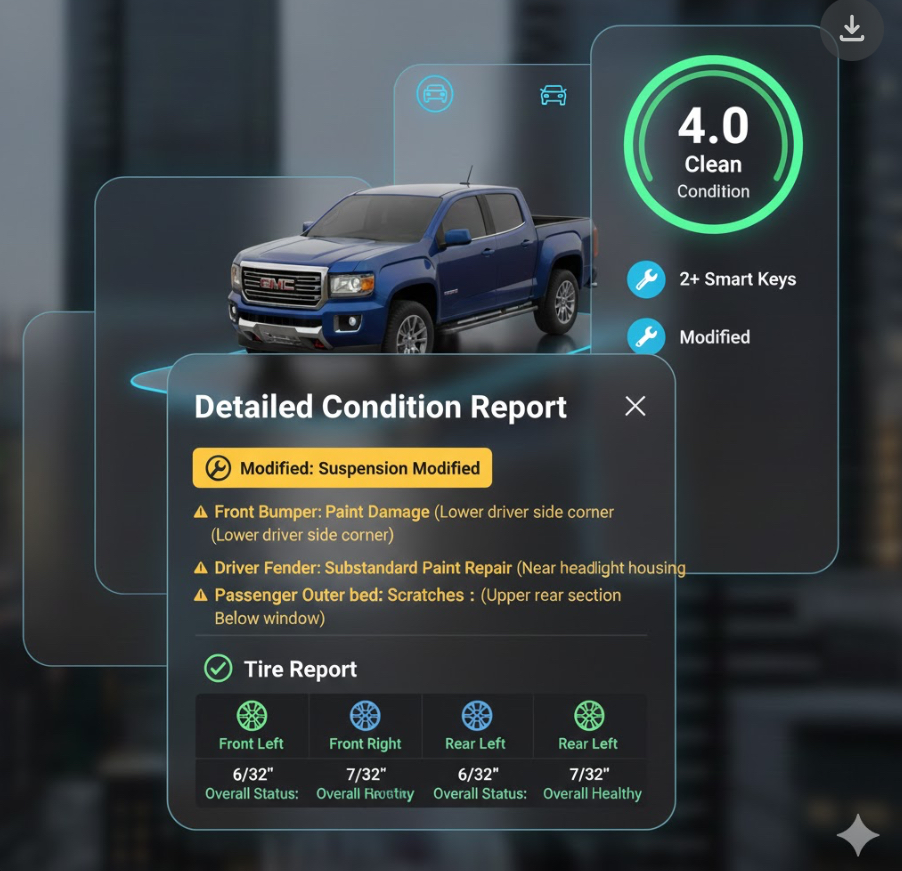
#> input picture 045B55FF-8A1A-4478-BF3C-88C9BA10C77F.jpeg, 902 x 871 px
$ python -i storage_service.py   (imports and definitions only)
#> lines starting #> are read from the running program, lines starting #| are printed output that depends on the picture
"""
Otto.AI Storage Service
Handles image optimization, upload to Supabase Storage, and CDN management.
Integrates with existing Supabase infrastructure from the Otto.AI architecture.
"""

import asyncio
import io
import logging
from datetime import datetime, timedelta
from typing import Optional, List, Dict, Any
from dataclasses import dataclass

from PIL import Image, ImageEnhance
import httpx

# Configure logging
# [1 line not run here, left out]
logger = logging.getLogger(__name__)


@dataclass
class StorageConfig:
    """Configuration for image storage and optimization"""
    # Image sizes
    thumbnail_size: int = 300
    web_optimized_width: int = 1200
    detail_view_width: int = 800

    # Quality settings
    thumbnail_quality: int = 70
    web_quality: int = 80
    detail_quality: int = 85

    # Format settings
    output_format: str = "JPEG"
    enable_progressive: bool = True


class ImageProcessor:
    """Handles image optimization and format conversion"""

    def __init__(self, config: StorageConfig = None):
        self.config = config or StorageConfig()

    def create_thumbnail(self, image_bytes: bytes) -> bytes:
        """Create optimized thumbnail image"""
        return self._resize_image(image_bytes, self.config.thumbnail_size,
                               self.config.thumbnail_quality, maintain_aspect=True)

    def create_web_optimized(self, image_bytes: bytes) -> bytes:
        """Create web-optimized version for main display"""
        return self._resize_image(image_bytes, self.config.web_optimized_width,
                               self.config.web_quality, maintain_aspect=True)

    def create_detail_view(self, image_bytes: bytes) -> bytes:
        """Create detail view optimized version"""
        return self._resize_image(image_bytes, self.config.detail_view_width,
                               self.config.detail_quality, maintain_aspect=True)

    def _resize_image(self, image_bytes: bytes, max_width: int, quality: int,
                     maintain_aspect: bool = True) -> bytes:
        """Internal method to resize and optimize images"""
        try:
            with Image.open(io.BytesIO(image_bytes)) as img:
                # Convert to RGB if necessary for JPEG output
                if img.mode in ('RGBA', 'P', 'LA'):
                    background = Image.new('RGB', img.size, (255, 255, 255))
                    if img.mode == 'P':
                        img = img.convert('RGBA')
                    background.paste(img, mask=img.split()[-1] if img.mode == 'RGBA' else None)
                    img = background
                elif img.mode != 'RGB':
                    img = img.convert('RGB')

                original_width, original_height = img.size

                if maintain_aspect:
                    # Calculate new height to maintain aspect ratio
                    aspect_ratio = original_height / original_width
                    new_height = int(max_width * aspect_ratio)
                    new_size = (max_width, new_height)
                else:
                    # Fixed width, scale height proportionally
                    scale_factor = max_width / original_width
                    new_height = int(original_height * scale_factor)
                    new_size = (max_width, new_height)

                # Resize with high-quality resampling
                img = img.resize(new_size, Image.Resampling.LANCZOS)

                # Apply subtle enhancements for better web display
                img = self._enhance_for_web(img)

                # Save with optimization
                buffer = io.BytesIO()
                save_kwargs = {
                    'format': self.config.output_format,
                    'quality': quality,
                    'optimize': True
                }

                if self.config.output_format == "JPEG" and self.config.enable_progressive:
                    save_kwargs['progressive'] = True

                img.save(buffer, **save_kwargs)
                return buffer.getvalue()

        except Exception as e:
            logger.error(f"Failed to process image: {str(e)}")
            return image_bytes  # Return original if processing fails

    def _enhance_for_web(self, img: Image.Image) -> Image.Image:
        """Apply subtle enhancements for better web display"""
        try:
            # Slight sharpening for better clarity
            enhancer = ImageEnhance.Sharpness(img)
            img = enhancer.enhance(1.05)

            # Slight contrast boost
            enhancer = ImageEnhance.Contrast(img)
            img = enhancer.enhance(1.02)

            return img
        except Exception:
            return img  # Return original if enhancement fails


class SupabaseStorageService:
    """
    Service for uploading and managing files in Supabase Storage.
    Integrates with Otto.AI's existing Supabase infrastructure.
    """

    def __init__(self):
        self.supabase_url = self._get_env_var('SUPABASE_URL')
        self.supabase_service_key = self._get_env_var('SUPABASE_SERVICE_ROLE_KEY')
        self.storage_bucket = self._get_env_var('SUPABASE_STORAGE_BUCKET', 'vehicle-images')

        self.client = httpx.AsyncClient(
            base_url=self.supabase_url,
            headers={
                "Authorization": f"Bearer {self.supabase_service_key}",
                "apikey": self.supabase_service_key
            },
            timeout=30.0
        )

        self.image_processor = ImageProcessor()

    def _get_env_var(self, var_name: str, default: str = None) -> str:
        """Get environment variable with helpful error if missing"""
        import os
        value = os.getenv(var_name, default)
        if not value:
            raise ValueError(f"Environment variable {var_name} is required")
        return value

    async def upload_vehicle_image(
        self,
        image_bytes: bytes,
        filename: str,
        optimize: bool = True,
        create_variants: bool = True
    ) -> Dict[str, Any]:
        """
        Upload vehicle image with optimization and CDN distribution.

        Args:
            image_bytes: Raw image data
            filename: Unique filename for the image
            optimize: Whether to create web-optimized versions
            create_variants: Whether to create thumbnail and detail versions

        Returns:
            Dict with URLs for different image variants
        """
        try:
            # Generate unique storage path
            storage_path = f"vehicles/{datetime.utcnow().strftime('%Y/%m')}/{filename}"

            upload_results = {}

            if optimize:
                # Create web-optimized version
                web_optimized = self.image_processor.create_web_optimized(image_bytes)
                web_url = await self._upload_file(web_optimized, f"{storage_path}_web")
                upload_results['web_url'] = web_url

                if create_variants:
                    # Create thumbnail
                    thumbnail = self.image_processor.create_thumbnail(image_bytes)
                    thumbnail_url = await self._upload_file(thumbnail, f"{storage_path}_thumb")
                    upload_results['thumbnail_url'] = thumbnail_url

                    # Create detail view
                    detail = self.image_processor.create_detail_view(image_bytes)
                    detail_url = await self._upload_file(detail, f"{storage_path}_detail")
                    upload_results['detail_url'] = detail_url
            else:
                # Upload original without optimization
                original_url = await self._upload_file(image_bytes, storage_path)
                upload_results['original_url'] = original_url

            logger.info(f"Successfully uploaded image variants: {list(upload_results.keys())}")
            return upload_results

        except Exception as e:
            logger.error(f"Failed to upload vehicle image {filename}: {str(e)}")
            raise

    async def _upload_file(self, file_bytes: bytes, storage_path: str) -> str:
        """Upload file to Supabase Storage and return public URL"""
        try:
            # Upload file
            response = await self.client.post(
                f"/storage/v1/object/{self.storage_bucket}/{storage_path}",
                headers={
                    "Content-Type": "image/jpeg"
                },
                content=file_bytes
            )
            response.raise_for_status()

            # Get public URL
            public_url = f"{self.supabase_url}/storage/v1/object/public/{self.storage_bucket}/{storage_path}"

            logger.info(f"Uploaded file to {storage_path}")
            return public_url

        except httpx.HTTPStatusError as e:
            logger.error(f"Upload failed: {e.response.status_code} - {e.response.text}")
            raise
        except Exception as e:
            logger.error(f"Upload error: {str(e)}")
            raise

    async def create_signed_url(self, storage_path: str, expires_in: int = 3600) -> str:
        """Create signed URL for temporary access to private files"""
        try:
            response = await self.client.post(
                "/storage/v1/object/sign",
                json={
                    "bucketId": self.storage_bucket,
                    "object": storage_path,
                    "expiresIn": expires_in
                }
            )
            response.raise_for_status()

            data = response.json()
            return data.get('signedUrl')

        except Exception as e:
            logger.error(f"Failed to create signed URL for {storage_path}: {str(e)}")
            raise

    async def delete_file(self, storage_path: str) -> bool:
        """Delete file from storage"""
        try:
            response = await self.client.delete(
                f"/storage/v1/object/{self.storage_bucket}/{storage_path}"
            )
            response.raise_for_status()

            logger.info(f"Deleted file: {storage_path}")
            return True

        except Exception as e:
            logger.error(f"Failed to delete file {storage_path}: {str(e)}")
            return False

    async def batch_upload_images(
        self,
        images: List[Dict[str, Any]],  # Each dict should have 'bytes' and 'filename'
        optimize: bool = True
    ) -> List[Dict[str, Any]]:
        """Upload multiple images concurrently"""
        tasks = [
            self.upload_vehicle_image(
                img['bytes'],
                img['filename'],
                optimize=optimize
            )
            for img in images
        ]

        results = await asyncio.gather(*tasks, return_exceptions=True)

        # Handle any exceptions
        successful_uploads = []
        for i, result in enumerate(results):
            if isinstance(result, Exception):
                logger.error(f"Failed to upload image {i}: {str(result)}")
                successful_uploads.append({"error": str(result)})
            else:
                successful_uploads.append(result)

        return successful_uploads

    async def close(self):
        """Clean up resources"""
        await self.client.aclose()


# Singleton instance for the application
# [1 line that did not run here, left out]


# [3 lines not run here, left out]

>>> import cv2
>>> picture = cv2.imread('../../045B55FF-8A1A-4478-BF3C-88C9BA10C77F.jpeg', cv2.IMREAD_GRAYSCALE)
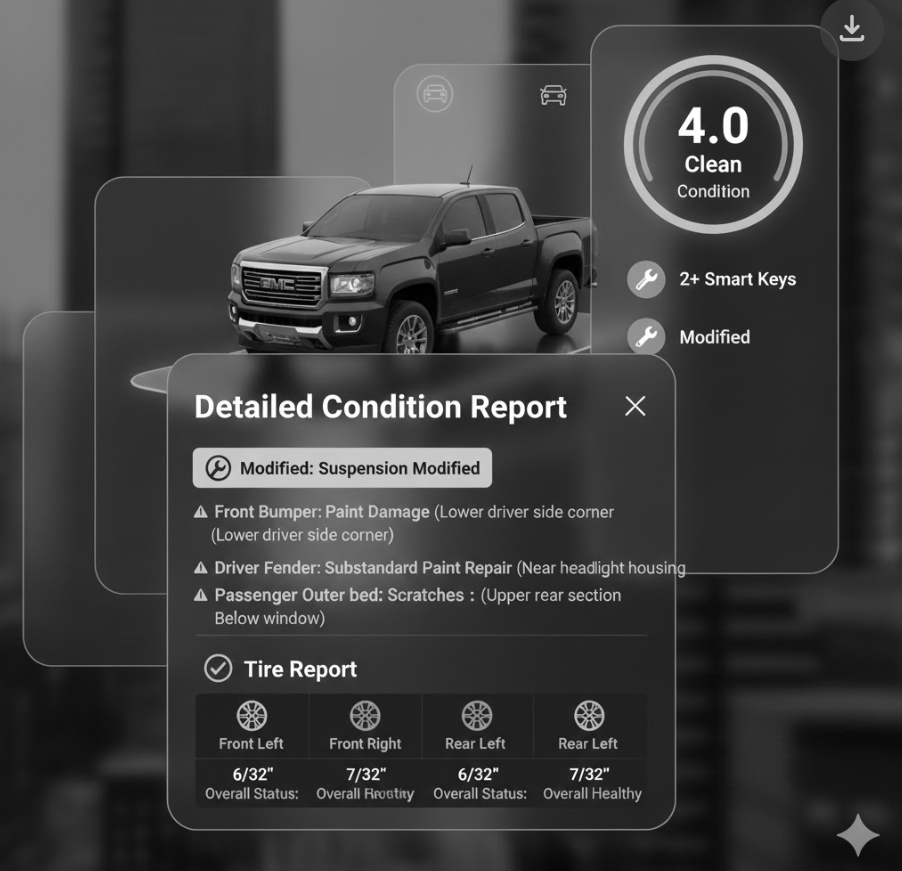
#> picture: shape (871, 902); min 0, max 255, mean 63
>>> result = ImageProcessor().create_thumbnail(picture)
